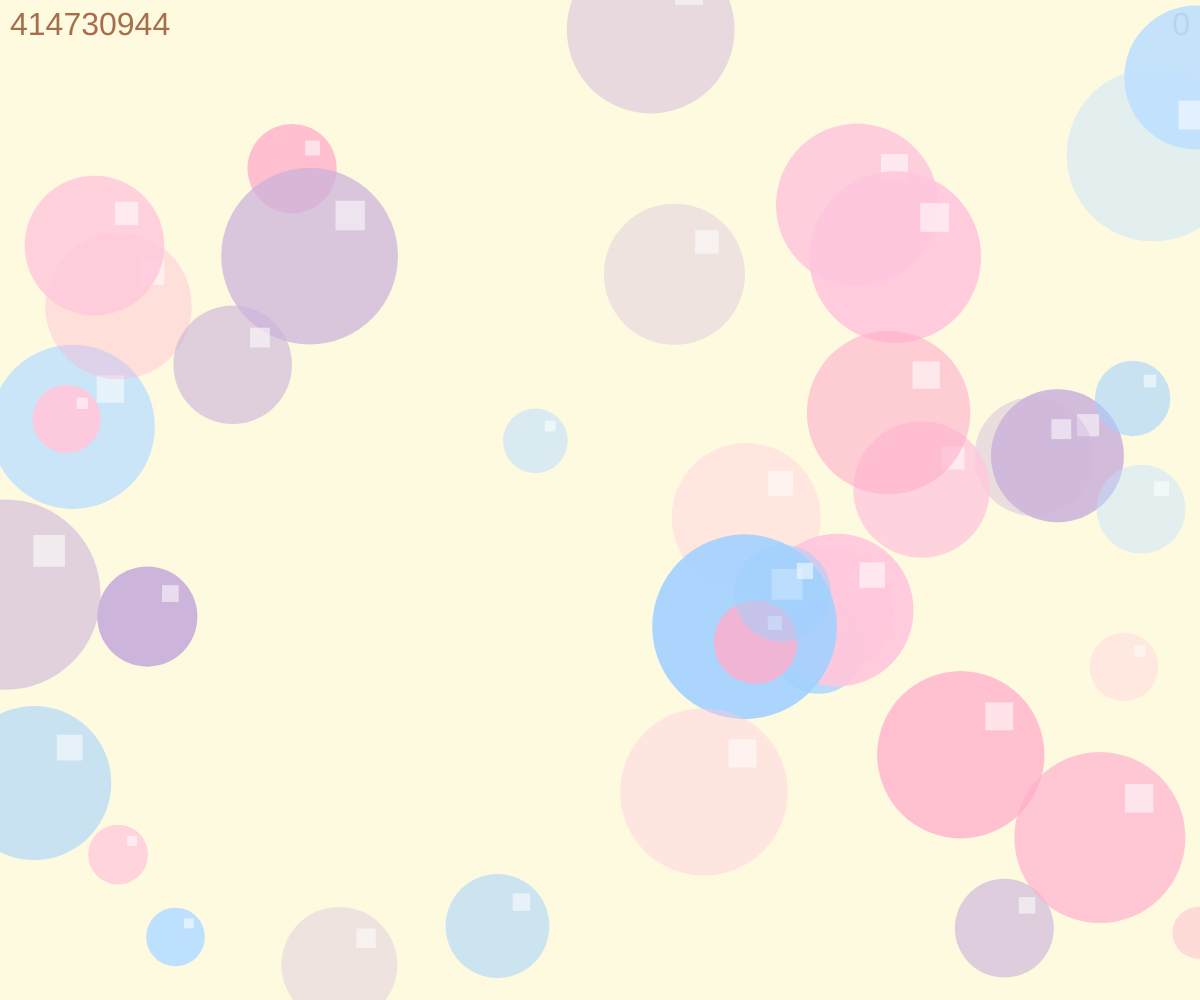
Frame 1 (no input)
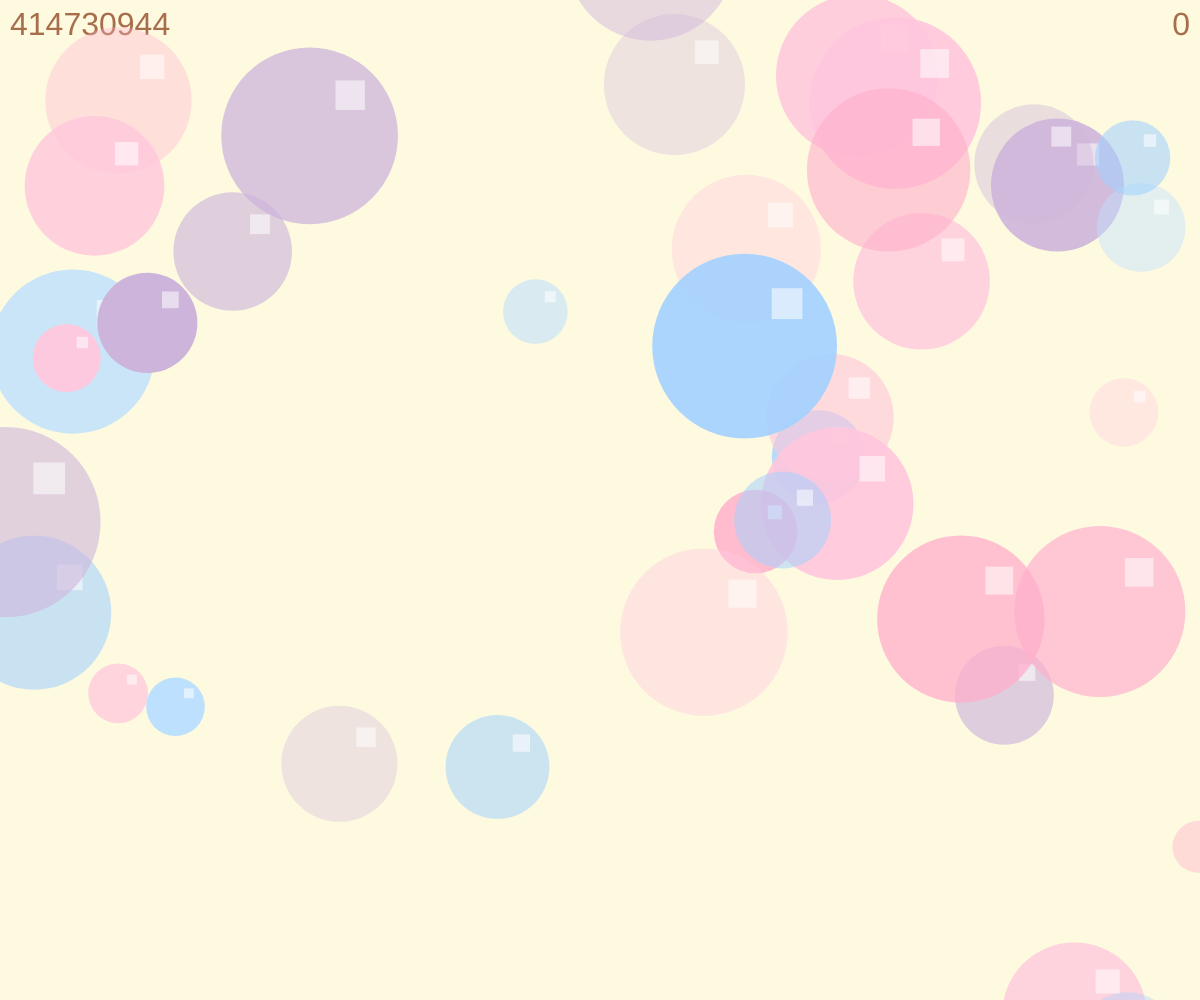
Frame 60 (no input)
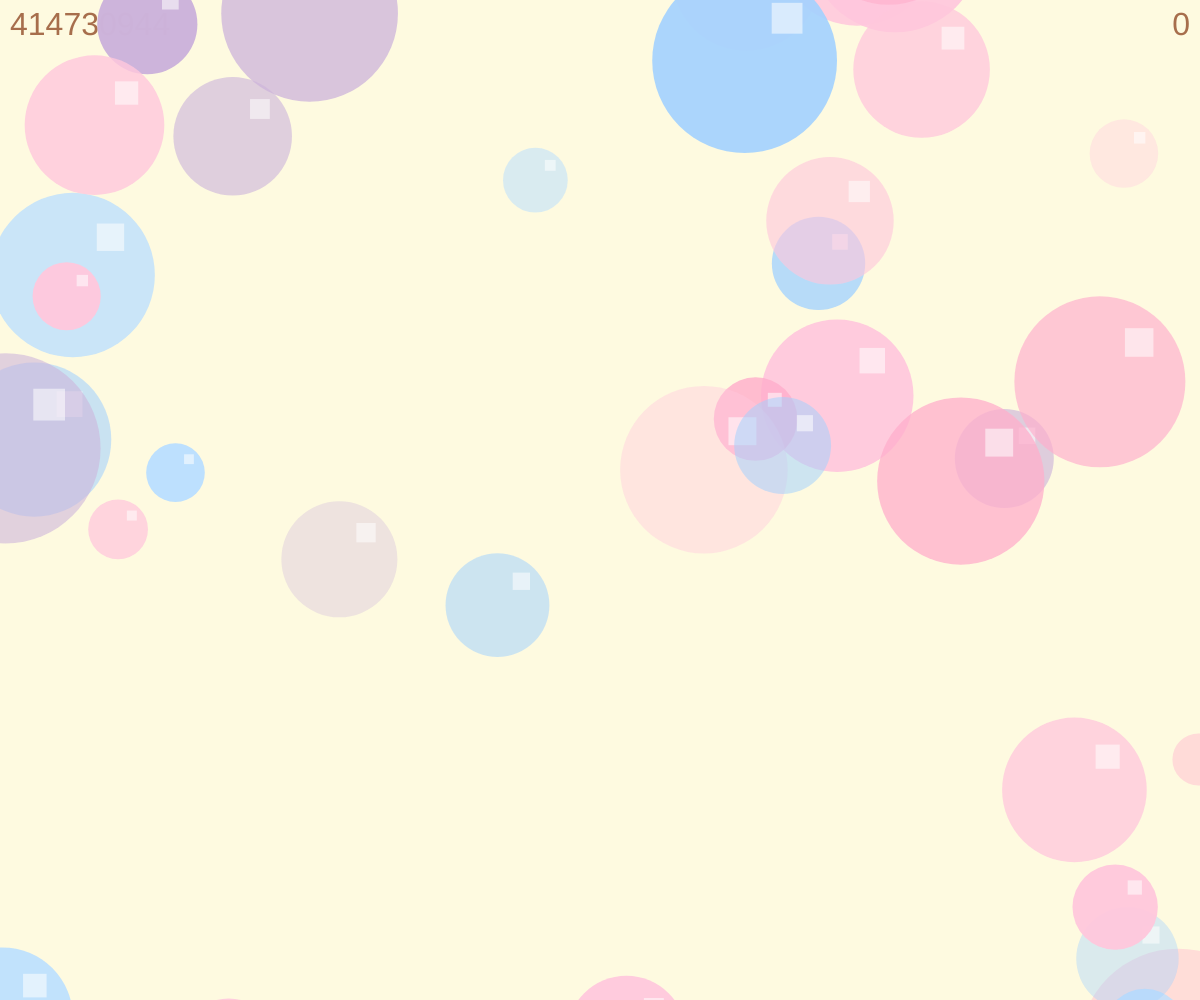
Frame 120 (the mouse pressed at the canvas centre since frame 60)

The p5.js sketch that drew these frames (run headless with seeded random() and noise() and a simulated clock; from frame 60 on, the mouse is pressed at the canvas centre):

// p5.js sketch
// ── sketch.js
// --- 圓的設定（已保留） ---
let circles = [];
const COLORS = ['#cdb4db', '#ffc8dd', '#ffafcc', '#bde0fe', '#a2d2ff'];
const NUM_CIRCLES = 40; // 改為更多圓，原本 20

let particles = [];
const EXPLOSION_PARTICLES = 50;
const GRAVITY = 0.15;

// 新增計分
let score = 0;

// 新增：比對顏色的輔助函式
function componentToHex(c) {
    let h = Math.round(c).toString(16);
    return h.length === 1 ? '0' + h : h;
}
function getHexFromColor(col) {
    const r = red(col), g = green(col), b = blue(col);
    return ('#' + componentToHex(r) + componentToHex(g) + componentToHex(b)).toLowerCase();
}

// 新增：自動爆破時間設定（避免未定義錯誤）
const AUTO_MIN_INTERVAL = 800; // 最小間隔（毫秒）
const AUTO_MAX_INTERVAL = 3000; // 最大間隔（毫秒）
let nextAutoExplosion = 0;

// --- 新增：Audio 相關設定與函式 ---
let audioCtx = null;

// 快取：key -> { buffer, promise }
const audioDownloadCache = {};

// 根據參數建立快取 key
function getAudioCacheKey(duration, intensity, tone) {
    return `${Math.round(duration * 100)}_${Math.round(intensity * 100)}_${Math.round(tone)}`;
}

// 確保有可用的 AudioContext（在 user gesture 後可 resume）
function ensureAudioContext() {
    if (!audioCtx) {
        audioCtx = new (window.AudioContext || window.webkitAudioContext)();
    }
    // 嘗試在第一次使用者互動時自動 resume（安全註冊一次性監聽器）
    if (audioCtx.state === 'suspended') {
        const resumeOnce = () => {
            audioCtx.resume().then(() => {
                console.log('AudioContext resumed via user interaction');
            }).catch(() => {});
            document.removeEventListener('click', resumeOnce);
            document.removeEventListener('touchstart', resumeOnce);
        };
        document.addEventListener('click', resumeOnce, { once: true });
        document.addEventListener('touchstart', resumeOnce, { once: true });
    }
}

// 更換為「低頻、輕柔的泡泡破掉」即時音效（短促低頻 thump + 柔和噪聲）
function playExplosionSoundLive(duration = 0.18, intensity = 0.3, tone = 220) {
    ensureAudioContext();
    if (audioCtx && audioCtx.state === 'suspended') {
        audioCtx.resume().then(() => {
            playExplosionSoundLive(duration, intensity, tone);
        }).catch(() => {});
        return;
    }

    const ctx = audioCtx;
    const now = ctx.currentTime;
    // 限制為短促聲響，避免過長
    const dur = Math.max(0.06, Math.min(0.28, duration));

    // 低頻 thump（主要能量來源，柔和且快速衰減）
    const osc = ctx.createOscillator();
    osc.type = 'sine';
    const startFreq = Math.max(60, tone * 0.4);
    const endFreq = Math.max(40, tone * 0.25);
    osc.frequency.setValueAtTime(startFreq, now);
    osc.frequency.exponentialRampToValueAtTime(endFreq, now + Math.min(0.09, dur));

    const thumpGain = ctx.createGain();
    thumpGain.gain.setValueAtTime(0.28 * intensity, now);
    thumpGain.gain.exponentialRampToValueAtTime(0.001, now + Math.min(0.15, dur));

    // 溫和低通噪聲與輕微高頻成分（給破裂質感但不響亮）
    const sampleRate = ctx.sampleRate;
    const buf = ctx.createBuffer(1, Math.max(1, Math.floor(sampleRate * dur)), sampleRate);
    const data = buf.getChannelData(0);
    for (let i = 0; i < data.length; i++) {
        // 較小幅度的隨機噪聲並快速衰減
        let t = i / data.length;
        let env = Math.exp(-12 * t);
        data[i] = (Math.random() * 2 - 1) * env * (0.6 * intensity);
    }
    const noiseSrc = ctx.createBufferSource();
    noiseSrc.buffer = buf;

    const lp = ctx.createBiquadFilter();
    lp.type = 'lowpass';
    lp.frequency.value = 1800; // 限制高頻，讓整體更柔和

    const hp = ctx.createBiquadFilter();
    hp.type = 'highpass';
    hp.frequency.value = 120; // 去除非常低的 DC 成分

    const noiseGain = ctx.createGain();
    noiseGain.gain.setValueAtTime(0.18 * intensity, now);
    noiseGain.gain.exponentialRampToValueAtTime(0.001, now + dur);

    // 連線：noise -> hp -> lp -> noiseGain -> dest
    noiseSrc.connect(hp);
    hp.connect(lp);
    lp.connect(noiseGain);
    noiseGain.connect(ctx.destination);

    // 連線 thump
    osc.connect(thumpGain);
    thumpGain.connect(ctx.destination);

    // 啟動
    noiseSrc.start(now);
    osc.start(now);

    // 停止時間
    noiseSrc.stop(now + dur + 0.02);
    osc.stop(now + Math.min(0.16, dur + 0.02));
}

// 更換為對應的離線快取渲染（低頻、輕柔泡泡聲）
function createAndGetExplosionBuffer(duration = 0.18, intensity = 0.3, tone = 220) {
    const key = getAudioCacheKey(duration, intensity, tone);

    if (audioDownloadCache[key] && audioDownloadCache[key].buffer) {
        return Promise.resolve(audioDownloadCache[key].buffer);
    }
    if (audioDownloadCache[key] && audioDownloadCache[key].promise) {
        return audioDownloadCache[key].promise;
    }

    const sampleRate = 44100;
    const dur = Math.max(0.06, Math.min(0.28, duration));
    const length = Math.max(1, Math.floor(sampleRate * dur));
    const offline = new (window.OfflineAudioContext || window.webkitOfflineAudioContext)(2, length, sampleRate);

    // 低頻 thump（osc）
    const osc = offline.createOscillator();
    osc.type = 'sine';
    const startFreq = Math.max(60, tone * 0.4);
    const endFreq = Math.max(40, tone * 0.25);
    osc.frequency.setValueAtTime(startFreq, 0);
    osc.frequency.exponentialRampToValueAtTime(endFreq, Math.min(0.09, dur));

    const thumpGain = offline.createGain();
    thumpGain.gain.setValueAtTime(0.28 * intensity, 0);
    thumpGain.gain.exponentialRampToValueAtTime(0.001, Math.min(0.15, dur));

    // 噪聲 buffer（柔和）
    const noiseBuf = offline.createBuffer(1, length, sampleRate);
    const nd = noiseBuf.getChannelData(0);
    for (let i = 0; i < length; i++) {
        let t = i / length;
        let env = Math.exp(-12 * t);
        nd[i] = (Math.random() * 2 - 1) * env * (0.6 * intensity);
    }
    const noiseSource = offline.createBufferSource();
    noiseSource.buffer = noiseBuf;

    const lp = offline.createBiquadFilter();
    lp.type = 'lowpass';
    lp.frequency.value = 1800;

    const hp = offline.createBiquadFilter();
    hp.type = 'highpass';
    hp.frequency.value = 120;

    const noiseGain = offline.createGain();
    noiseGain.gain.setValueAtTime(0.18 * intensity, 0);
    noiseGain.gain.exponentialRampToValueAtTime(0.001, dur);

    // connect
    noiseSource.connect(hp);
    hp.connect(lp);
    lp.connect(noiseGain);
    noiseGain.connect(offline.destination);

    osc.connect(thumpGain);
    thumpGain.connect(offline.destination);

    noiseSource.start(0);
    osc.start(0);
    noiseSource.stop(dur);
    osc.stop(Math.min(0.16, dur + 0.01));

    const renderPromise = offline.startRendering().then(function(renderedBuffer) {
        audioDownloadCache[key] = { buffer: renderedBuffer };
        return renderedBuffer;
    }).catch(function(err) {
        console.error("Offline rendering failed:", err);
        if (audioDownloadCache[key] && audioDownloadCache[key].promise) delete audioDownloadCache[key];
        throw err;
    });

    audioDownloadCache[key] = { promise: renderPromise };
    return renderPromise;
}

// 產生 WAV 並自動下載（使用 OfflineAudioContext），但會使用快取避免重複渲染與下載
function createExplosionWavAndDownload(duration = 1.0, intensity = 0.8, tone = 150, filenameBase = "explosion") {
    const key = getAudioCacheKey(duration, intensity, tone);
    const filename = `${filenameBase}_${key}.wav`;

    // 若已有完成的快取，直接下載（不重新產生）
    if (audioDownloadCache[key] && audioDownloadCache[key].url) {
        triggerDownload(audioDownloadCache[key].url, filename);
        return;
    }

    // 若正在產生中，等 promise 完成後下載
    if (audioDownloadCache[key] && audioDownloadCache[key].promise) {
        audioDownloadCache[key].promise.then(url => {
            triggerDownload(url, filename);
        }).catch(err => {
            console.error('audio render failed (cached promise):', err);
        });
        return;
    }

    // 開始離線渲染並將 promise 存入快取
    const sampleRate = 44100;
    const length = Math.floor(sampleRate * duration);
    const offline = new (window.OfflineAudioContext || window.webkitOfflineAudioContext)(2, length, sampleRate);

    // noise buffer (mono)
    const noiseBuf = offline.createBuffer(1, length, sampleRate);
    const nd = noiseBuf.getChannelData(0);
    for (let i = 0; i < length; i++) {
        nd[i] = (Math.random() * 2 - 1) * (1 - i / length);
    }
    const noiseSource = offline.createBufferSource();
    noiseSource.buffer = noiseBuf;

    const noiseFilter = offline.createBiquadFilter();
    noiseFilter.type = "bandpass";
    noiseFilter.frequency.value = Math.max(400, tone * 2);

    const noiseGain = offline.createGain();
    noiseGain.gain.setValueAtTime(intensity * 0.8, 0);
    noiseGain.gain.exponentialRampToValueAtTime(0.001, duration);

    // thump oscillator
    const osc = offline.createOscillator();
    osc.type = "sine";
    osc.frequency.setValueAtTime(Math.max(60, tone / 2), 0);
    const oscGain = offline.createGain();
    oscGain.gain.setValueAtTime(intensity * 0.6, 0);
    oscGain.gain.exponentialRampToValueAtTime(0.001, Math.min(0.4, duration));

    // connect
    noiseSource.connect(noiseFilter);
    noiseFilter.connect(noiseGain);
    noiseGain.connect(offline.destination);

    osc.connect(oscGain);
    oscGain.connect(offline.destination);

    noiseSource.start(0);
    osc.start(0);
    noiseSource.stop(duration + 0.05);
    osc.stop(Math.min(0.5, duration));

    const renderPromise = offline.startRendering().then(function(renderedBuffer) {
        const wavView = bufferToWav(renderedBuffer);
        const blob = new Blob([wavView], { type: "audio/wav" });
        const url = URL.createObjectURL(blob);
        // 儲存完成結果（覆寫 promise）
        audioDownloadCache[key] = { url: url, blob: blob };
        triggerDownload(url, filename);
        return url;
    }).catch(function(err) {
        console.error("Offline rendering failed:", err);
        // 清除失敗的快取條目
        if (audioDownloadCache[key] && audioDownloadCache[key].promise) delete audioDownloadCache[key];
        throw err;
    });

    // 暫存 promise，避免重複渲染
    audioDownloadCache[key] = { promise: renderPromise };
    return;
}

// helper: convert AudioBuffer -> WAV (Float32 -> 16bit PCM)
function bufferToWav(buffer) {
    const numOfChan = buffer.numberOfChannels;
    const length = buffer.length * numOfChan * 2 + 44;
    const buf = new ArrayBuffer(length);
    const view = new DataView(buf);

    function writeString(view, offset, string) {
        for (let i = 0; i < string.length; i++) {
            view.setUint8(offset + i, string.charCodeAt(i));
        }
    }
    let offset = 0;
    writeString(view, offset, 'RIFF'); offset += 4;
    view.setUint32(offset, 36 + buffer.length * numOfChan * 2, true); offset += 4;
    writeString(view, offset, 'WAVE'); offset += 4;
    writeString(view, offset, 'fmt '); offset += 4;
    view.setUint32(offset, 16, true); offset += 4;
    view.setUint16(offset, 1, true); offset += 2; // PCM
    view.setUint16(offset, numOfChan, true); offset += 2;
    view.setUint32(offset, buffer.sampleRate, true); offset += 4;
    view.setUint32(offset, buffer.sampleRate * numOfChan * 2, true); offset += 4;
    view.setUint16(offset, numOfChan * 2, true); offset += 2;
    view.setUint16(offset, 16, true); offset += 2;
    writeString(view, offset, 'data'); offset += 4;
    view.setUint32(offset, buffer.length * numOfChan * 2, true); offset += 4;

    // write interleaved samples
    const interleaved = new Int16Array(buffer.length * numOfChan);
    let idx = 0;
    for (let i = 0; i < buffer.length; i++) {
        for (let ch = 0; ch < numOfChan; ch++) {
            const channelData = buffer.getChannelData(ch);
            let sample = channelData[i];
            sample = Math.max(-1, Math.min(1, sample));
            interleaved[idx++] = sample < 0 ? sample * 0x8000 : sample * 0x7FFF;
        }
    }
    // write PCM samples
    for (let i = 0; i < interleaved.length; i++, offset += 2) {
        view.setInt16(offset, interleaved[i], true);
    }
    return view;
}

function setup() {
    createCanvas(windowWidth, windowHeight);

    // 初始化圓
    circles = [];
    for (let i = 0; i < NUM_CIRCLES; i++) {
        circles.push(makeCircle(i));
    }

    // 不再安排自動爆破（由使用者點擊觸發）
    // scheduleNextAutoExplosion();
}

function makeCircle(id) {
    return {
        id: id,
        x: random(width),
        y: random(height),
        r: random(50, 200), // 大小
        color: color(random(COLORS)), // 顏色
        alpha: random(80, 255),
        speed: random(1, 5), // 上升速度
        exploding: false,
        pendingParticles: 0
    };
}

function draw() {
    background('#fefae0'); // 背景顏色（已保留）
    noStroke();

    // 顯示左上固定文字
    textSize(32);
    textAlign(LEFT, TOP);
    fill('#a76e4c');
    noStroke();
    text('414730944', 10, 10);

    // 顯示右上分數（同顏色、同大小）
    textAlign(RIGHT, TOP);
    text(String(score), width - 10, 10);

    //（移除自動隨機爆破呼叫：僅由 mousePressed 觸發爆破）
    // 更新並畫出圓（若未爆破），並在右上方畫小方塊圖案
    for (let c of circles) {
        if (!c.exploding) {
            c.y -= c.speed; // 圓上升
            if (c.y + c.r / 2 < 0) { // 若完全移出畫面頂端，從底部重生
                c.y = height + c.r / 2;
                c.x = random(width);
                c.r = random(50, 200);
                c.color = color(random(COLORS));
                c.alpha = random(80, 255);
                c.speed = random(1, 5);
            }
            c.color.setAlpha(c.alpha);
            fill(c.color);
            circle(c.x, c.y, c.r);

            // 右上方的小方塊（放在圓的 1/4 右上位置）
            let squareSize = c.r / 6;
            let angle = -PI / 4;
            let distance = c.r / 2 * 0.65;
            let squareCenterX = c.x + cos(angle) * distance;
            let squareCenterY = c.y + sin(angle) * distance;
            fill(255, 255, 255, 140);
            noStroke();
            rectMode(CENTER);
            rect(squareCenterX, squareCenterY, squareSize, squareSize);
        }
    }

    // 更新並畫出粒子
    for (let i = particles.length - 1; i >= 0; i--) {
        let p = particles[i];
        p.vy += GRAVITY * p.weight;
        p.x += p.vx;
        p.y += p.vy;
        p.life--;
        p.alpha = map(p.life, 0, p.maxLife, 0, p.initAlpha);
        fill(red(p.col), green(p.col), blue(p.col), p.alpha);
        noStroke();
        circle(p.x, p.y, p.size);

        if (p.life <= 0) {
            // 通知所屬圓：一個粒子結束
            if (p.parentId != null) {
                let parent = circles.find(cc => cc.id === p.parentId);
                if (parent) {
                    parent.pendingParticles = max(0, parent.pendingParticles - 1);
                    // 所有粒子結束，重生圓
                    if (parent.pendingParticles === 0 && parent.exploding) {
                        respawnCircle(parent);
                    }
                }
            }
            particles.splice(i, 1);
        }
    }
}

function respawnCircle(c) {
    c.exploding = false;
    c.x = random(width);
    c.y = height + c.r / 2 + random(20, 200);
    c.r = random(50, 200);
    c.color = color(random(COLORS));
    c.alpha = random(80, 255);
    c.speed = random(1, 5);
    c.pendingParticles = 0;
}

// 安排下一次自動爆破時間
function scheduleNextAutoExplosion() {
    nextAutoExplosion = millis() + random(AUTO_MIN_INTERVAL, AUTO_MAX_INTERVAL);
}

// 隨機選一或少數尚未爆破的圓來爆破（提高機率）
function triggerRandomExplosion() {
    let candidates = circles.filter(c => !c.exploding);
    if (candidates.length === 0) return;

    // 選一個隨機候選並爆破
    let c = random(candidates);
    explodeCircle(c);

    // 提高群體爆發機率到 0.65，並擴大同時爆破數量上限到 5
    if (random() < 0.65) {
        let others = candidates.filter(cc => cc.id !== c.id);
        shuffle(others, true);
        let toExplode = floor(random(1, min(5, others.length + 1)));
        for (let i = 0; i < toExplode; i++) {
            explodeCircle(others[i]);
        }
    }
}

function explodeCircle(c) {
    // 使用離線渲染的快取音檔播放（若尚未產生，會先用即時合成提供回饋，再播放快取檔）
    let dur = map(c.r, 50, 200, 0.6, 1.6);
    let intensity = map(c.r, 50, 200, 0.6, 1.2);
    let tone = map(c.r, 50, 200, 120, 220);

    ensureAudioContext();

    const key = getAudioCacheKey(dur, intensity, tone);
    if (audioDownloadCache[key] && audioDownloadCache[key].buffer) {
        // 立即播放快取檔
        playCachedBuffer(audioDownloadCache[key].buffer, 0, 1.0);
    } else {
        // 尚未產生或正在產生：先用即時合成快速回饋（避免無聲），然後播放快取檔或等候產生完成後播放
        playExplosionSoundLive(dur * 0.6, intensity * 0.9, tone); // 較短的即時回饋
        createAndGetExplosionBuffer(dur, intensity, tone).then(buf => {
            playCachedBuffer(buf, 0, 1.0);
        }).catch(err => {
            // 若離線渲染失敗，已用即時聲音回饋
            console.error('createAndGetExplosionBuffer failed:', err);
        });
    }

    // 原爆破粒子邏輯（不變）
    c.exploding = true;
    let count = floor(map(c.r, 50, 200, EXPLOSION_PARTICLES * 0.6, EXPLOSION_PARTICLES * 1.6));
    count = constrain(count, 8, 180);
    c.pendingParticles = count;

    let baseR = red(c.color), baseG = green(c.color), baseB = blue(c.color);
    for (let i = 0; i < count; i++) {
        let angle = random(TWO_PI);
        let speed = random(1, 6) * (0.8 + random());
        let vx = cos(angle) * speed + (c.speed * 0.2);
        let vy = sin(angle) * speed;
        let size = random(c.r * 0.03, c.r * 0.15);
        let life = floor(random(30, 90));
        let pcol = color(baseR + random(-20, 20), baseG + random(-20, 20), baseB + random(-20, 20));
        particles.push({
            x: c.x + cos(angle) * random(0, c.r / 4),
            y: c.y + sin(angle) * random(0, c.r / 4),
            vx: vx,
            vy: vy,
            weight: random(0.8, 1.8),
            size: size,
            col: pcol,
            life: life,
            maxLife: life,
            initAlpha: random(150, 255),
            alpha: 255,
            parentId: c.id
        });
    }
}

function windowResized() {
    resizeCanvas(windowWidth, windowHeight);
    for (let c of circles) {
        c.x = random(width);
        c.y = random(height);
    }
}

// 播放已快取的 AudioBuffer
function playCachedBuffer(buffer, when = 0, gainValue = 1.0) {
    if (!buffer) return;
    ensureAudioContext();

    const startPlay = () => {
        const src = audioCtx.createBufferSource();
        src.buffer = buffer;
        const g = audioCtx.createGain();
        // 使用較保守的增益乘數，避免音量過大
        g.gain.setValueAtTime(gainValue * 0.6, audioCtx.currentTime + when);
        src.connect(g);
        g.connect(audioCtx.destination);
        try {
            src.start(audioCtx.currentTime + when);
        } catch (e) {
            console.warn('playCachedBuffer start failed:', e);
        }
    };

    if (audioCtx.state === 'suspended') {
        audioCtx.resume().then(startPlay).catch(err => {
            console.warn('AudioContext resume failed or blocked:', err);
        });
    } else {
        startPlay();
    }
}

// 嘗試在使用者互動時啟動 AudioContext（避免瀏覽器阻擋）
// 改寫 mousePressed 為「解鎖音訊 + 點擊圓觸發爆破与計分」
function mousePressed() {
    ensureAudioContext();
    if (audioCtx && audioCtx.state === 'suspended') {
        audioCtx.resume().catch(() => {});
    }

    // 檢查是否點到圓（優先第一個命中的圓）
    for (let c of circles) {
        if (!c.exploding) {
            let d = dist(mouseX, mouseY, c.x, c.y);
            if (d <= c.r / 2) {
                // 計分：點到 #cdb4db 加一分，其他顏色減一分
                let hex = getHexFromColor(c.color);
                if (hex === '#cdb4db') score += 1;
                else score -= 1;

                // 觸發該圓爆破
                explodeCircle(c);
                break; // 只處理一個圓
            }
        }
    }
}
function touchStarted() {
    // 同 mousePressed 行為（觸控）
    ensureAudioContext();
    if (audioCtx && audioCtx.state === 'suspended') {
        audioCtx.resume().catch(() => {});
    }

    for (let c of circles) {
        if (!c.exploding) {
            let d = dist(touchX || mouseX, touchY || mouseY, c.x, c.y);
            if (d <= c.r / 2) {
                let hex = getHexFromColor(c.color);
                if (hex === '#cdb4db') score += 1;
                else score -= 1;
                explodeCircle(c);
                break;
            }
        }
    }
}
